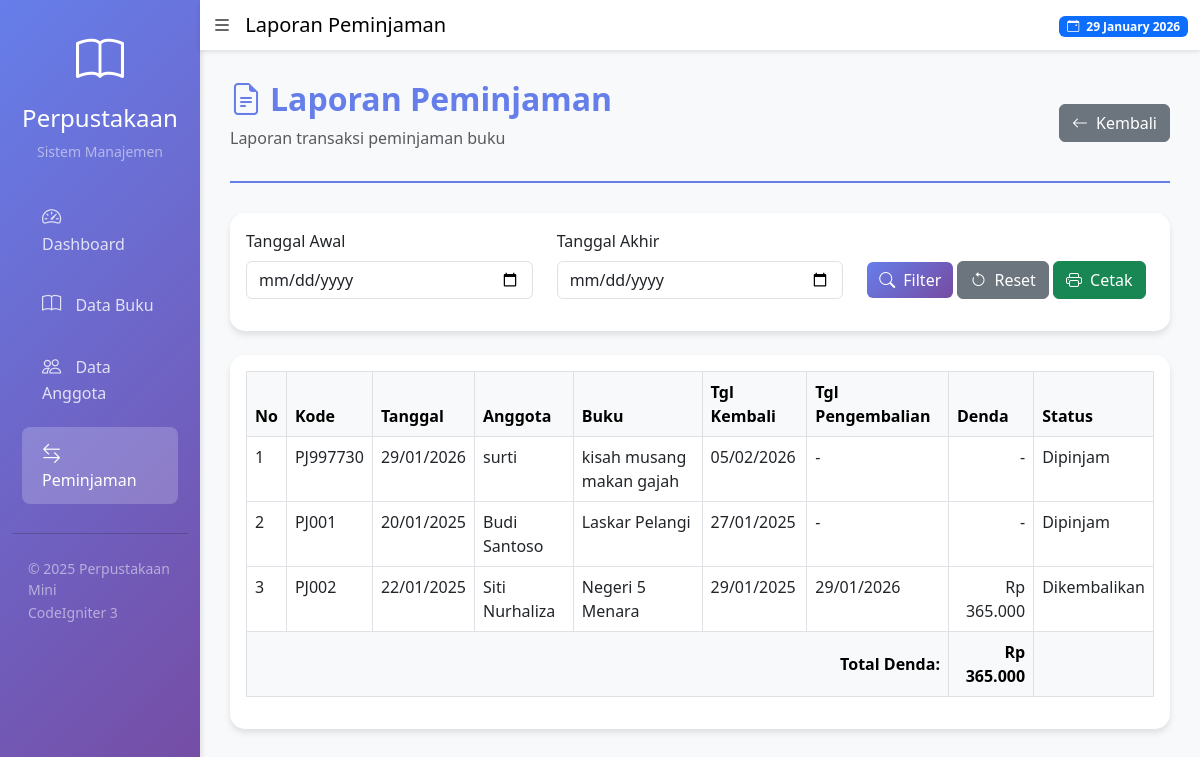
/index.php/peminjaman/laporan, run on the app's committed database.
### tables this page shows
CREATE TABLE `peminjaman` (
  `id_peminjaman` int NOT NULL,
  `kode_peminjaman` varchar(20) NOT NULL,
  `id_anggota` int NOT NULL,
  `id_buku` int NOT NULL,
  `tanggal_pinjam` date NOT NULL,
  `tanggal_kembali` date NOT NULL,
  `tanggal_pengembalian` date DEFAULT NULL,
  `denda` decimal(10,2) DEFAULT '0.00',
  `status` enum('Dipinjam','Dikembalikan') DEFAULT 'Dipinjam',
  `created_at` timestamp NULL DEFAULT CURRENT_TIMESTAMP,
  `updated_at` timestamp NULL DEFAULT CURRENT_TIMESTAMP ON UPDATE CURRENT_TIMESTAMP
);

CREATE TABLE `anggota` (
  `id_anggota` int NOT NULL,
  `no_anggota` varchar(20) NOT NULL,
  `nama_anggota` varchar(100) NOT NULL,
  `jenis_kelamin` enum('L','P') NOT NULL,
  `alamat` text NOT NULL,
  `no_telp` varchar(15) NOT NULL,
  `email` varchar(100) DEFAULT NULL,
  `tanggal_daftar` date NOT NULL,
  `status` enum('Aktif','Tidak Aktif') DEFAULT 'Aktif',
  `created_at` timestamp NULL DEFAULT CURRENT_TIMESTAMP,
  `updated_at` timestamp NULL DEFAULT CURRENT_TIMESTAMP ON UPDATE CURRENT_TIMESTAMP
);

CREATE TABLE `buku` (
  `id_buku` int NOT NULL,
  `kode_buku` varchar(20) NOT NULL,
  `judul_buku` varchar(200) NOT NULL,
  `pengarang` varchar(100) NOT NULL,
  `penerbit` varchar(100) NOT NULL,
  `tahun_terbit` year NOT NULL,
  `jumlah_buku` int NOT NULL DEFAULT '0',
  `stok_tersedia` int NOT NULL DEFAULT '0',
  `created_at` timestamp NULL DEFAULT CURRENT_TIMESTAMP,
  `updated_at` timestamp NULL DEFAULT CURRENT_TIMESTAMP ON UPDATE CURRENT_TIMESTAMP
);

### application/controllers/Peminjaman.php (called while the page is built, shortened)
<?php
class Peminjaman extends CI_Controller {
    public function __construct()
    {
        $this->load->model('Peminjaman_model');
        $this->load->model('Buku_model');
        $this->load->model('Anggota_model');
    }
    public function laporan()
    {
        $data['title'] = 'Laporan Peminjaman';
        $tanggal_awal = $this->input->get('tanggal_awal');
        $tanggal_akhir = $this->input->get('tanggal_akhir');
        if ($tanggal_awal && $tanggal_akhir) {
            $data['peminjaman'] = $this->Peminjaman_model->get_by_date_range($tanggal_awal, $tanggal_akhir);
            $data['tanggal_awal'] = $tanggal_awal;
            $data['tanggal_akhir'] = $tanggal_akhir;
        } else {
            $data['peminjaman'] = $this->Peminjaman_model->get_all();
            $data['tanggal_awal'] = '';
            $data['tanggal_akhir'] = '';
        }
        $this->load->view('templates/header', $data);
        $this->load->view('peminjaman/laporan', $data);
        $this->load->view('templates/footer');
    }
}

### index.php (called while the page is built, shortened)
<?php
require_once BASEPATH.'core/CodeIgniter.php';

### application/models/Peminjaman_model.php (called while the page is built, shortened)
<?php
class Peminjaman_model extends CI_Model {
    private $table = 'peminjaman';
    public function get_all()
    {
        $this->db->select('peminjaman.*, anggota.nama_anggota, anggota.no_anggota, buku.judul_buku, buku.kode_buku');
        $this->db->from($this->table);
        $this->db->join('anggota', 'anggota.id_anggota = peminjaman.id_anggota');
        $this->db->join('buku', 'buku.id_buku = peminjaman.id_buku');
        $this->db->order_by('peminjaman.created_at', 'DESC');
        return $this->db->get()->result();
    }
}

### application/views/peminjaman/laporan.php (the view)
<div class="page-header">
    <div class="d-flex justify-content-between align-items-center">
        <div>
            <h2><i class="bi bi-file-earmark-text me-2"></i><?= $title ?></h2>
            <p class="text-muted">Laporan transaksi peminjaman buku</p>
        </div>
        <a href="<?= base_url('peminjaman') ?>" class="btn btn-secondary">
            <i class="bi bi-arrow-left me-2"></i>Kembali
        </a>
    </div>
</div>
<div class="card mb-4">
    <div class="card-body">
        <form action="<?= base_url('peminjaman/laporan') ?>" method="get">
            <div class="row">
                <div class="col-md-4 mb-3">
                    <label for="tanggal_awal" class="form-label">Tanggal Awal</label>
                    <input type="date" class="form-control" id="tanggal_awal" name="tanggal_awal" value="<?= $tanggal_awal ?>">
                </div>
                <div class="col-md-4 mb-3">
                    <label for="tanggal_akhir" class="form-label">Tanggal Akhir</label>
                    <input type="date" class="form-control" id="tanggal_akhir" name="tanggal_akhir" value="<?= $tanggal_akhir ?>">
                </div>
                <div class="col-md-4 mb-3">
                    <label class="form-label d-block">&nbsp;</label>
                    <button type="submit" class="btn btn-primary">
                        <i class="bi bi-search me-2"></i>Filter
                    </button>
                    <a href="<?= base_url('peminjaman/laporan') ?>" class="btn btn-secondary">
                        <i class="bi bi-arrow-counterclockwise me-2"></i>Reset
                    </a>
                    <button type="button" onclick="window.print()" class="btn btn-success">
                        <i class="bi bi-printer me-2"></i>Cetak
                    </button>
                </div>
            </div>
        </form>
    </div>
</div>
<div class="card">
    <div class="card-body">
        <div class="table-responsive">
            <table class="table table-bordered">
                <thead class="table-light">
                    <tr>
                        <th>No</th>
                        <th>Kode</th>
                        <th>Tanggal</th>
                        <th>Anggota</th>
                        <th>Buku</th>
                        <th>Tgl Kembali</th>
                        <th>Tgl Pengembalian</th>
                        <th>Denda</th>
                        <th>Status</th>
                    </tr>
                </thead>
                <tbody>
                    <?php
                    $no = 1;
                    $total_denda = 0;
                    foreach($peminjaman as $p):
                        $total_denda += $p->denda;
                    ?>
                    <tr>
                        <td><?= $no++ ?></td>
                        <td><?= $p->kode_peminjaman ?></td>
                        <td><?= date('d/m/Y', strtotime($p->tanggal_pinjam)) ?></td>
                        <td><?= $p->nama_anggota ?></td>
                        <td><?= $p->judul_buku ?></td>
                        <td><?= date('d/m/Y', strtotime($p->tanggal_kembali)) ?></td>
                        <td>
                            <?php if($p->tanggal_pengembalian): ?>
                                <?= date('d/m/Y', strtotime($p->tanggal_pengembalian)) ?>
                            <?php else: ?>
                                -
                            <?php endif; ?>
                        </td>
                        <td class="text-end">
                            <?php if($p->denda > 0): ?>
                                Rp <?= number_format($p->denda, 0, ',', '.') ?>
                            <?php else: ?>
                                -
                            <?php endif; ?>
                        </td>
                        <td><?= $p->status ?></td>
                    </tr>
                    <?php endforeach; ?>
                </tbody>
                <tfoot class="table-light">
                    <tr>
                        <th colspan="7" class="text-end">Total Denda:</th>
                        <th class="text-end">Rp <?= number_format($total_denda, 0, ',', '.') ?></th>
                        <th></th>
                    </tr>
                </tfoot>
            </table>
        </div>
    </div>
</div>

### application/views/templates/header.php (style rules this page uses)
body { background-color: #f8f9fa; }
.card { border: none; border-radius: 15px; box-shadow: 0 4px 6px rgba(0,0,0,0.1); transition: transform 0.3s; }
.btn-primary { background: linear-gradient(135deg, #667eea 0%, #764ba2 100%); border: none; }
.page-header { margin-bottom: 30px; padding-bottom: 15px; border-bottom: 2px solid #667eea; }
.page-header h2 { color: #667eea; font-weight: bold; }

### data on the page
peminjaman: kode_peminjaman "PJ997730", tanggal_pinjam "29/01/2026", id_anggota.nama_anggota "surti", id_buku.judul_buku "kisah musang makan gajah", tanggal_kembali "05/02/2026", status "Dipinjam"
peminjaman: kode_peminjaman "PJ001", tanggal_pinjam "20/01/2025", id_anggota.nama_anggota "Budi Santoso", id_buku.judul_buku "Laskar Pelangi", tanggal_kembali "27/01/2025", status "Dipinjam"
peminjaman: kode_peminjaman "PJ002", tanggal_pinjam "22/01/2025", id_anggota.nama_anggota "Siti Nurhaliza", id_buku.judul_buku "Negeri 5 Menara", tanggal_kembali "29/01/2025", tanggal_pengembalian "29/01/2026", denda "365.000", status "Dikembalikan"

### other printed values
$title "Laporan Peminjaman"
$total_denda "365.000"
